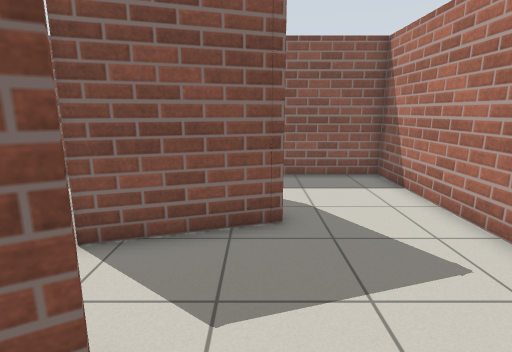
view 1 (above)

18 first-person views from a walk through a Gazebo world. The camera is 1.2 m above the floor, tilts 12° down and sees 80° across. The floor is counted in squares, 0.5 m on a side. Each view is taken from the middle of a square. On the plan, view 1 faces up. The plan holds only what a view shows up to about 18 squares ahead; the rest is blank.

view 2
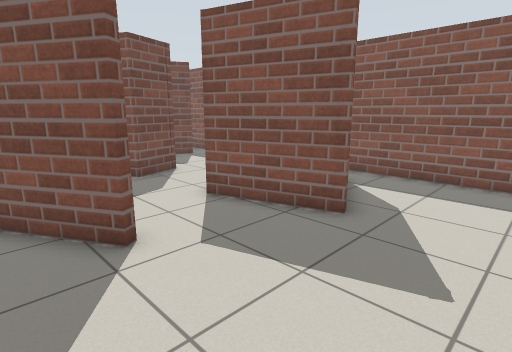

view 3
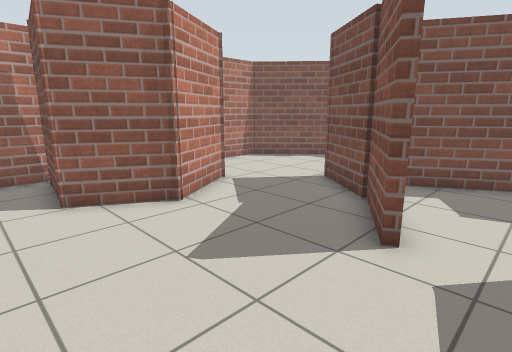

view 4
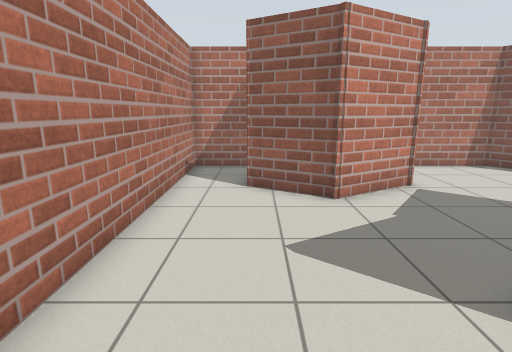

view 5
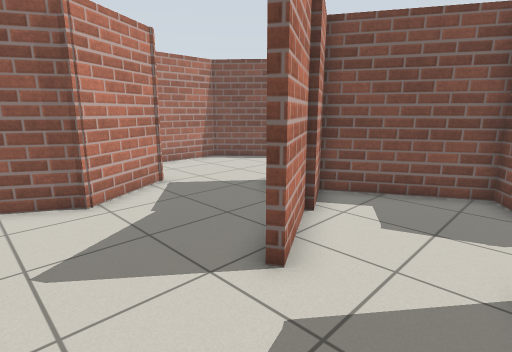

view 6
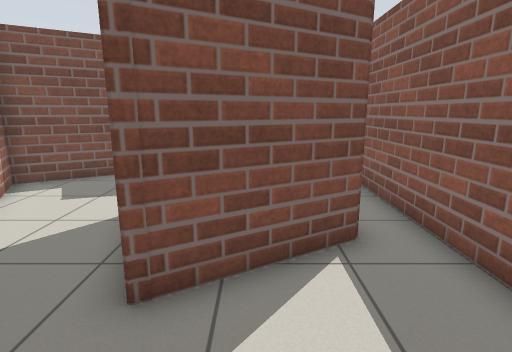

view 7
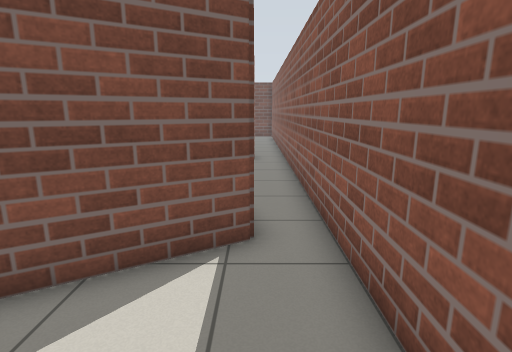

view 8
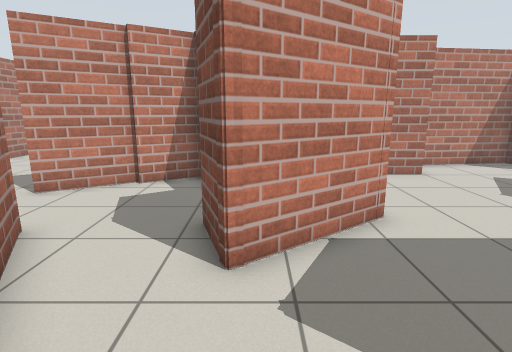

view 9
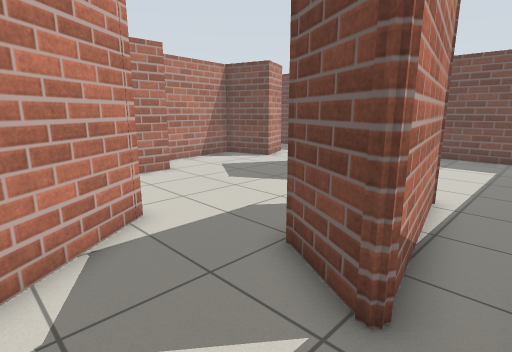

view 10
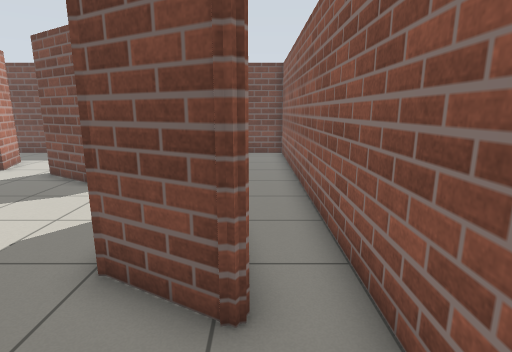

view 11
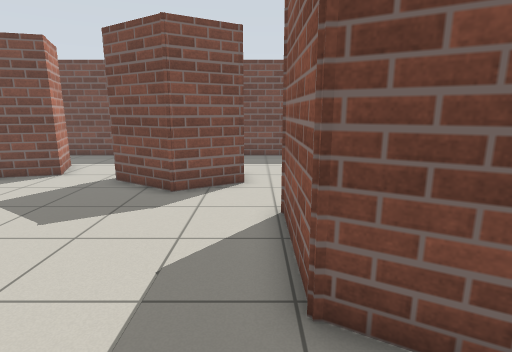

view 12
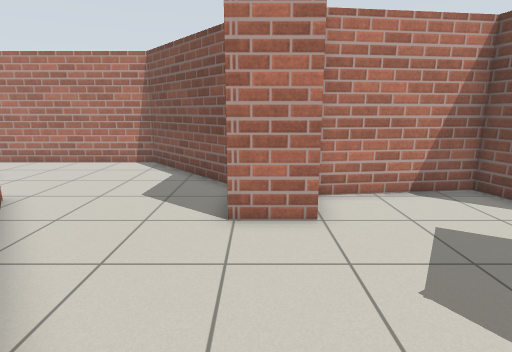

view 13
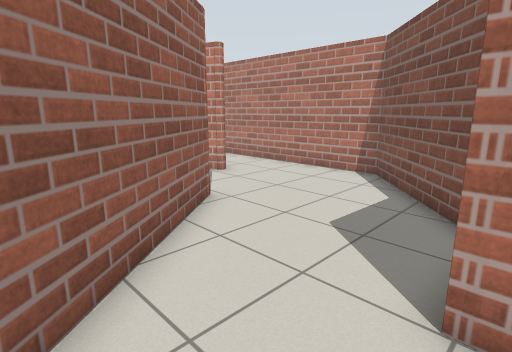

view 14
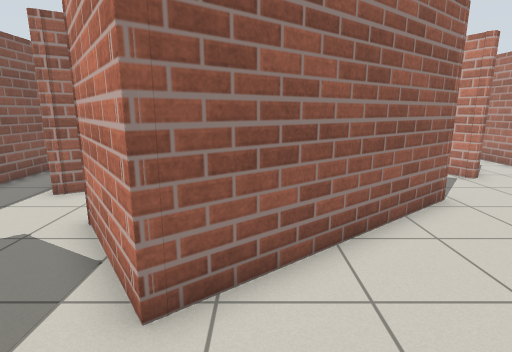

view 15
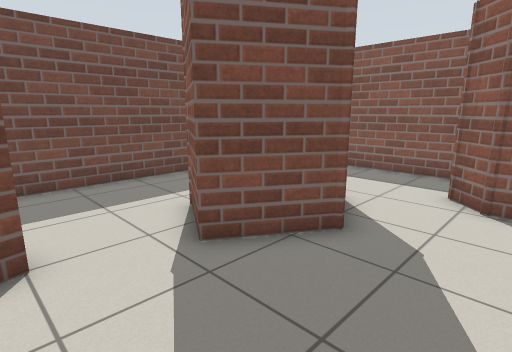

view 16
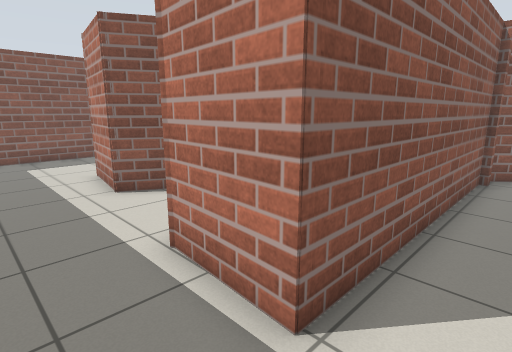

view 17
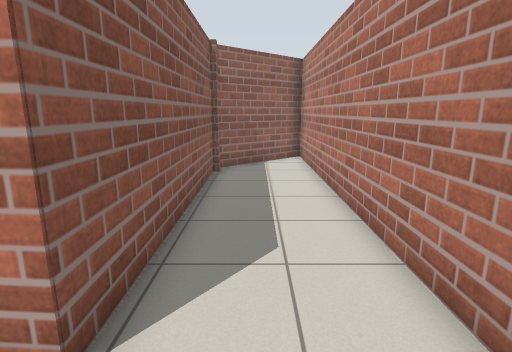

view 18
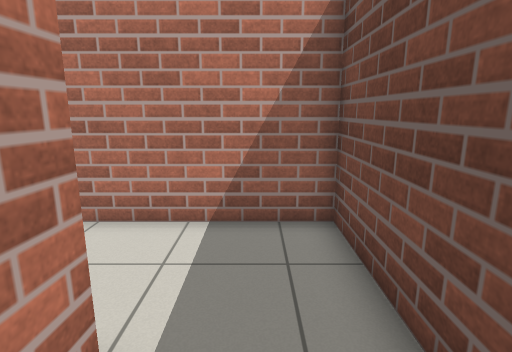

### Floor plan
Ten units are one square. View 1 is at (0, 0); x grows to the right and y downward. Boxes are objects, and circles mark ways between rooms. Rooms are numbered by the first view taken in them; rooms with no view inside come last. Other rooms are left out.
<svg viewBox="-262 -120 314 209">
<path fill="none" stroke="#000" d="M-12 -20 -42 -3M-40 -7 -13 -23M47 -53 47 -115 -55 -115M-14 -99 6 -64 -32 -52 -42 -68M-69 -48 -82 -39 -59 1 -40 -10M-20 42 -3 32 22 46 19 75M20 84 47 84 47 -23M-75 -67 -69 -48M-90 -57 -76 -67 -73 -64M-55 -115 -175 -115M-42 -68 -54 -89M-168 -88 -111 -99 -111 -97 -115 -89M-145 5 -122 5M-121 39 -82 84 20 84M-39 -3 -59 22 -110 -43 -90 -57M-115 -89 -122 -77 -160 -77 -171 -87M-33 50 -30 46M-32 49 -20 42M-204 4 -197 31 -147 25M-192 -67 -180 -45 -195 -20 -217 -33M-217 -33 -212 -61M-128 43 -227 43 -224 13 -208 6M-175 -115 -257 -115 -257 84 -86 84 -120 45"/>
<circle cx="-50" cy="-105" r="3" fill="#2a7"/>
<circle cx="-55" cy="-60" r="3" fill="#2a7"/>
<circle cx="-27" cy="20" r="3" fill="#2a7"/>
<circle cx="20" cy="80" r="3" fill="#2a7"/>
<circle cx="-105" cy="-75" r="3" fill="#2a7"/>
<circle cx="-170" cy="-105" r="3" fill="#2a7"/>
<circle cx="-180" cy="-80" r="3" fill="#2a7"/>
<circle cx="-205" cy="-10" r="3" fill="#2a7"/>
<text x="0" y="-30">1</text>
<text x="-100" y="-90">2</text>
<text x="-110" y="0">3</text>
<text x="-220" y="0">4</text>
</svg>
Room 1 opens to room 2. Room 1 opens to room 3. Room 2 opens to room 3. Room 2 opens to room 4. Room 3 opens to room 4.

Where each view was taken, in squares from view 1:
view 1: 0 up, 0 right, facing up
view 2: 0 up, 4 right, facing up-left
view 3: 4 up, 4 right, facing down-left
view 4: 5 up, 2 right, facing down
view 5: 5 up, 2 right, facing down-left
view 6: 8 up, 4 right, facing left
view 7: 10 up, 4 right, facing left
view 8: 11 up, 8 left, facing down
view 9: 11 up, 8 left, facing down-left
view 10: 10 up, 8 left, facing left
view 11: 7 up, 9 left, facing left
view 12: 6 up, 13 left, facing down
view 13: 3 up, 13 left, facing down-right
view 14: 3 up, 14 left, facing right
view 15: 1 down, 15 left, facing up-left
view 16: 6 down, 25 left, facing up-right
view 17: 6 down, 25 left, facing right
view 18: 2 down, 24 left, facing down
